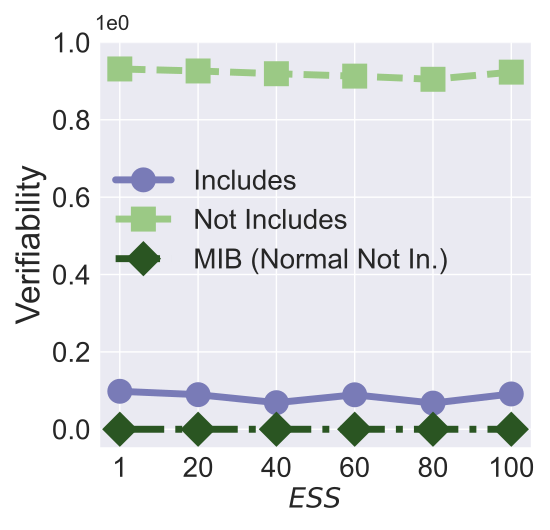

Here is the Python script that generated this plot:


import numpy as np
import matplotlib.pyplot as plt

epsilon = 3
beta = 1 / epsilon


x=[1, 2, 3, 4, 5, 6]
# validation_for_plt =[97,95.8600, 94.9400, 93.5400, 93.2400]
# attack_for_plt=[0, 0.3524, 0, 0.1762, 0.1762]
# basic_for_plt=[99.8, 99.8, 99.8, 99.8, 99.8]

labels = ['1', '20', '40', '60', '80', '100' ]
# unl_org = [97.77, 97.55, 97.35, 97.29, 97.21, 97.21]

unl_mib = [0, 0, 0, 0, 0, 0]
unl_mib_bck = [0, 0.7, 0.7, 0.7, 0.7, 1]


# unl_hess_r = [96.6, 96.66, 96.04, 95.94, 95.85, 97.21]
unl_muv_includes = [0.0981, 0.0894, 0.0687, 0.0891, 0.0676,  0.0912]

unl_muv = [0.9314, 0.9262, 0.9191,  0.9129, 0.9047, 0.9232]
# unl_ss_wo = [94.32, 94.53, 94.78, 93.38, 94.04, 97.21]



plt.style.use('seaborn')
plt.figure(figsize=(5.5, 5.3))
l_w=5
m_s=15
marker_s = 3
markevery=1
#plt.figure(figsize=(8, 5.3))
#plt.plot(x, unl_fr, color='blue', marker='^', label='Retrain',linewidth=l_w, markersize=m_s)
plt.plot(x, unl_muv_includes, linestyle='-', color='#797BB7', marker='o', fillstyle='full', markevery=markevery,
         label='Includes', linewidth=l_w, markersize=m_s, markeredgewidth=marker_s)

#plt.plot(x, unl_ss_w, color='g',  marker='*',  label='PriMU$_{w}$',linewidth=l_w, markersize=m_s)
plt.plot(x, unl_muv, linestyle='--', color='#9BC985',  marker='s', fillstyle='full', markevery=markevery,
         label='Not Includes',linewidth=l_w, markersize=m_s, markeredgewidth=marker_s)


# plt.plot(x, unl_mib_bck, linestyle=':', color='r',  marker='^', fillstyle='none', markevery=markevery,
#          label='MIB (bac.)', linewidth=l_w,  markersize=m_s, markeredgewidth=marker_s)


plt.plot(x, unl_mib, linestyle='-.', color='#2A5522',  marker='D', fillstyle='full', markevery=markevery,
         label='MIB (Normal Not In.)',linewidth=l_w, markersize=m_s, markeredgewidth=marker_s)



#plt.plot(x, unl_vibu, color='silver',  marker='d',  label='VIBU',linewidth=4,  markersize=10)

# plt.plot(x, y_sa03, color='r',  marker='2',  label='AAAI21 A_acc, pr=0.3',linewidth=3, markersize=8)
# plt.plot(x, y_sa05, color='darkblue',  marker='4',  label='AAAI21 A_acc, pr=0.5',linewidth=3, markersize=8)
# plt.plot(x, y_ma03, color='darkviolet',  marker='3',  label='FedMC A_acc, pr=0.3',linewidth=3, markersize=8)
# plt.plot(x, y_ma05, color='cyan',  marker='p',  label='FedMC A_acc, pr=0.5',linewidth=3, markersize=8)


# plt.grid()
leg = plt.legend(fancybox=True, shadow=True)
# plt.xlabel('Malicious Client Ratio (%)' ,fontsize=16)
plt.ylabel('Verifiability' ,fontsize=24)
my_y_ticks = np.arange(0, 1.1, 0.2)
plt.yticks(my_y_ticks,fontsize=20)
plt.xlabel('$\it{ESS}$' ,fontsize=20)

plt.xticks(x, labels, fontsize=20)
# plt.title('CIFAR10 IID')

plt.annotate(r"1e0", xy=(0.1, 1.01), xycoords='axes fraction', xytext=(-10, 10),
             textcoords='offset points', ha='right', va='center', fontsize=15)


# plt.title('(c) Utility Preservation', fontsize=24)
plt.legend(loc=(0.01, 0.4),fontsize=20)
plt.tight_layout()
#plt.title("MNIST")
plt.rcParams['figure.figsize'] = (2.0, 1)
plt.rcParams['image.interpolation'] = 'nearest'
plt.rcParams['figure.subplot.left'] = 0.11
plt.rcParams['figure.subplot.bottom'] = 0.08
plt.rcParams['figure.subplot.right'] = 0.977
plt.rcParams['figure.subplot.top'] = 0.969
plt.savefig('celeba_verifiability_sample_size_sim_analysis.pdf', format='pdf', dpi=200)
plt.show()
